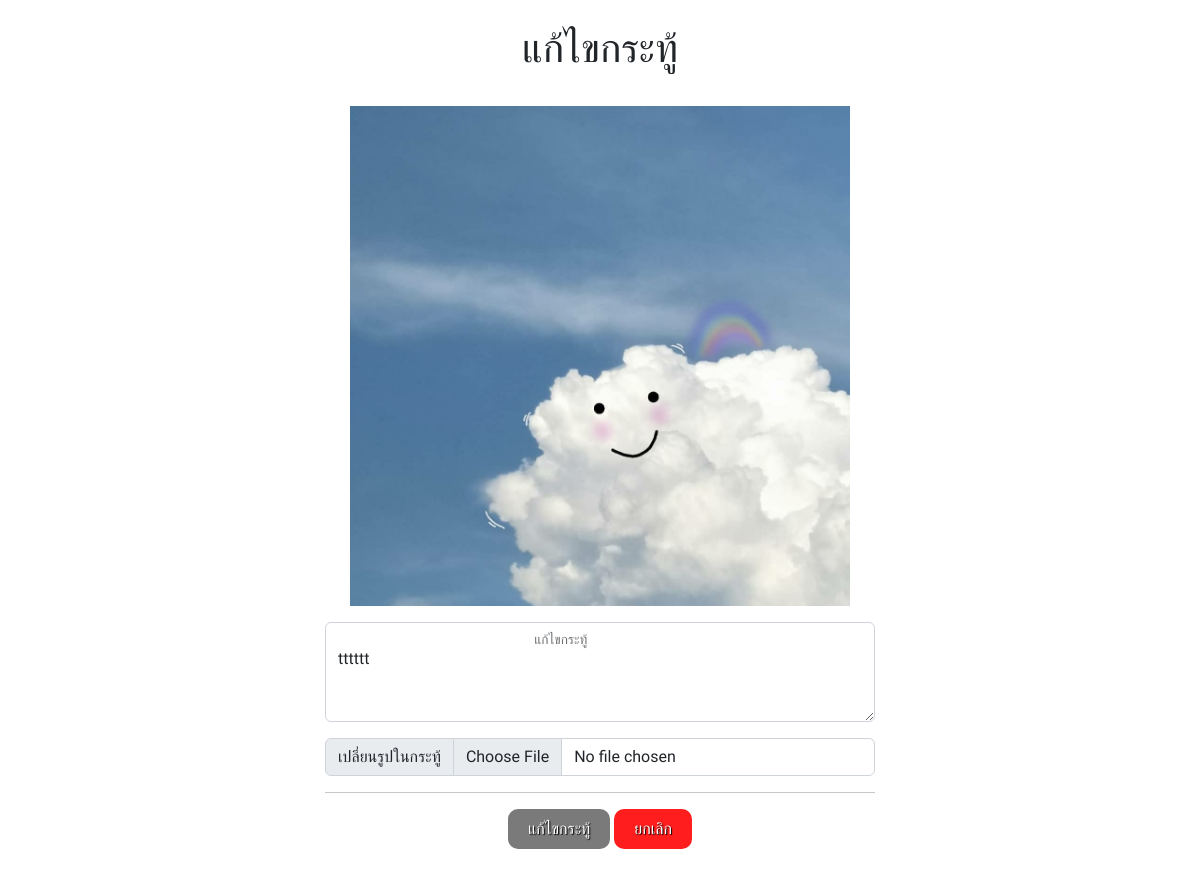
The app's page /edit_board.php?bm_id=2 (signed in) with its own data.
### tables this page shows
CREATE TABLE `board_main` (
  `bm_id` int(11) NOT NULL,
  `u_id` int(11) NOT NULL,
  `bm_title` varchar(200) NOT NULL,
  `bm_detail` longtext NOT NULL,
  `cg_id` int(11) DEFAULT NULL,
  `bm_img` varchar(200) DEFAULT NULL,
  `bm_date` datetime NOT NULL
);

### edit_board.php (the view, shortened to what this page needs)
<?php
require_once 'config/db.php';
if (isset($_GET['bm_id'])) {
    $bm_id = $_GET['bm_id'];
}
$query = $connection->prepare("SELECT * FROM board_main WHERE bm_id=:bm_id");
$query->bindParam("bm_id", $bm_id, PDO::PARAM_STR);
$query->execute();
$result = $query->fetch(PDO::FETCH_ASSOC);
?>
<!doctype html>
<html lang="en">
<head>
    <link href="https://cdn.jsdelivr.net/npm/bootstrap@5.2.0/dist/css/bootstrap.min.css" rel="stylesheet">
    <link rel="stylesheet" href="css/styles.css">
</head>
<body>
    <div class="addboard">
        <div class="addboard--container">
            <div class="addboard--header">
                <h1>แก้ไขกระทู้</h1>
            </div>
            <div class="addboard--body">
                <div class="addboard--content">
                    <div class="detail--content--img mb-3">
                        <img src="img/board/<?php echo $result['bm_img'] ?>" alt="">
                    </div>
                    <form action="" method="post" enctype="multipart/form-data">
                        <div class="form-floating mb-3">
                            <textarea class="form-control mb-2" placeholder="ตอบกระทู้" name="bm_detail" style="height: 100px"><?php echo $result['bm_detail']; ?></textarea>
                            <label for="detail_sub">แก้ไขกระทู้</label>
                        </div>
                        <div class="input-group mb-3">
                            <label class="input-group-text" for="img">เปลี่ยนรูปในกระทู้</label>
                            <input type="file" accept="image/*" class="form-control" name="bm_img">
                        </div>
                        <hr>
                        <button type="submit" name="editboard" value="editboard" class="btn butt-register">แก้ไขกระทู้</button>
                        <a href="detail.php?bm_id=<?php echo $result['bm_id'] ?>;" class="btn butt-cancle">ยกเลิก</a>
                    </form>
                </div>
            </div>
        </div>
    </div>
</body>
</html>

### css/styles.css (style rules this page uses)
* { box-sizing: border-box; font-family: 'Itim', cursive; }
.butt-register { border: 0; line-height: 2.5; padding: 0 20px; font-size: 1rem; text-align: center; color: #fff; text-shadow: 1px 1px 1px #000; border-radius: 10px; background-color: rgb(122, 122, 122); }
.butt-cancle { border: 0; line-height: 2.5; padding: 0 20px; font-size: 1rem; text-align: center; color: #fff; text-shadow: 1px 1px 1px #000; border-radius: 10px; background-color: rgb(255, 29, 29); }
.addboard { width: 100%; height: auto; text-align: center; }
.addboard--container { width: 100%; height: auto; margin: 0; padding: 25px; border-radius: 10px; }
.addboard--body { text-align: center; width: 100%; height: auto; margin: 0; padding: 25px; }
.addboard--content { display: block; margin-left: auto; margin-right: auto; width: 50%; }
.detail--content--img { display: block; margin-left: auto; margin-right: auto; width: 500px; }
.detail--content--img img { max-width: 100%; height: auto; }

### records on screen
board_main: bm_img (picture), bm_detail "tttttt"
